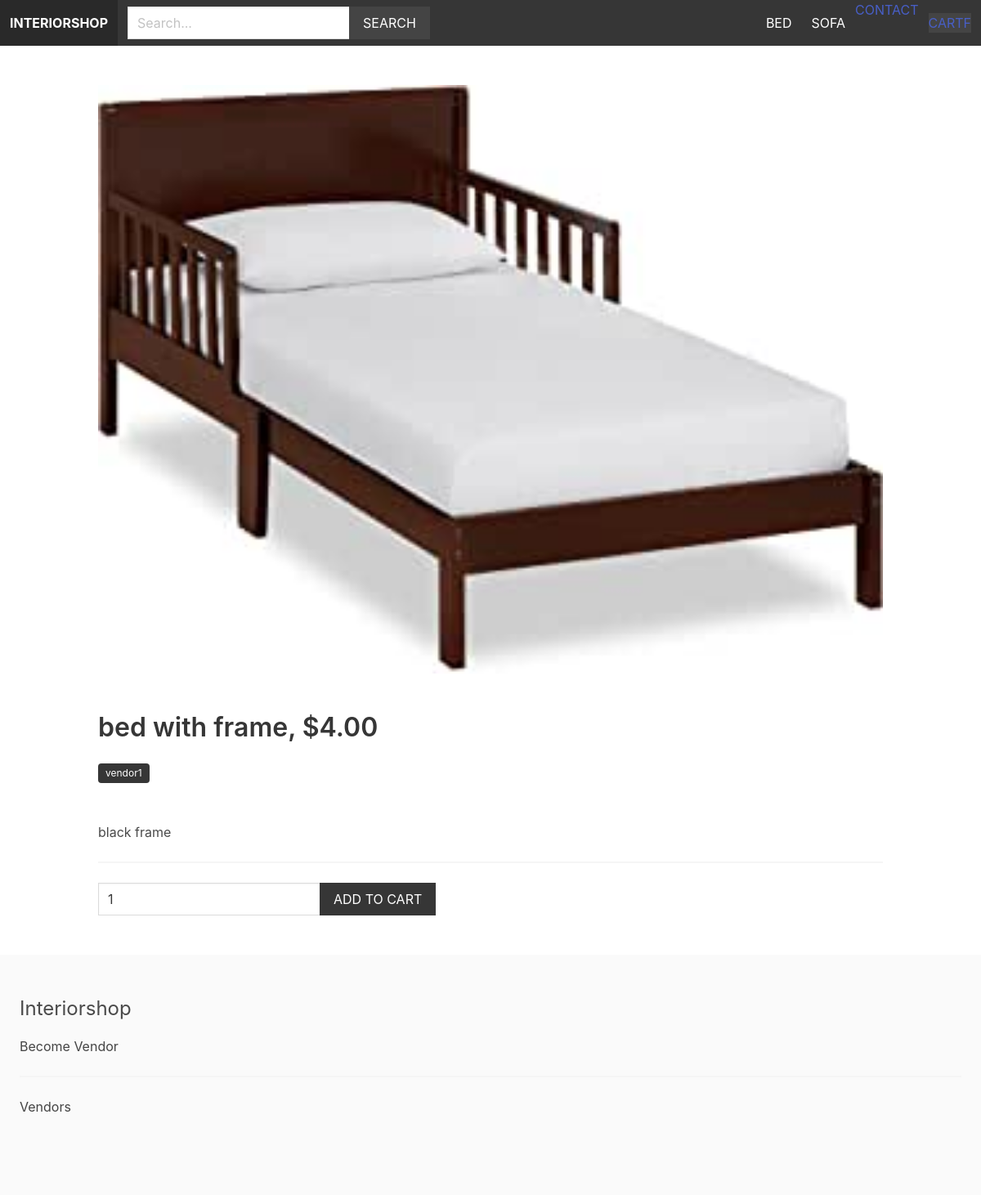
The page /bed/bed-with-frame/ on the database its author committed.
### product/models.py (models this page shows, shortened)
class Category(models.Model):
    title = models.CharField(max_length=255)
    slug = models.SlugField(max_length=255)
    ordering = models.IntegerField(default=0)
    class Meta:
        ordering = ['ordering']

class Product(models.Model):
    category = models.ForeignKey(Category,related_name = 'products',on_delete=models.CASCADE)
    vendor = models.ForeignKey(Vendor,related_name = 'products',on_delete=models.CASCADE)
    title = models.CharField(max_length=255)
    slug = models.SlugField(max_length=255)
    description = models.TextField(null=True, blank = True)
    price = models.DecimalField(max_digits=6,decimal_places = 2)
    date_added = models.DateTimeField(auto_now_add=True)
    image = models.ImageField(upload_to='uploads/',blank = True,null = True)
    thumbnail = models.ImageField(upload_to='uploads/',blank = True,null = True)
    class Meta:
        ordering = ['-date_added']

### vendor/models.py (models this page shows, shortened)
class Vendor(models.Model):
    name = models.CharField(max_length=255)
    created_at = models.DateField(auto_now_add = True)
    created_by = models.OneToOneField(User,related_name = 'vendor',on_delete = models.CASCADE)
    class Meta:
        ordering = ['name']

### product/views.py (the view)
# urls.py: path('',include('product.urls')),
def product(request,category_slug,product_slug):
    cart = Cart(request)
    product = get_object_or_404(Product,category__slug=category_slug,slug=product_slug)
    if request.method =='POST':
        form = AddToCartForm(request.POST)
        if form.is_valid():
            quantity = form.cleaned_data['quantity']
            cart.add(product_id = product.id,quantity=quantity, update_quantity = False)
            messages.success(request,'The product was added to the cart.')
            return redirect('product',category_slug= category_slug,product_slug=product_slug)
    else:
        form = AddToCartForm()
    similar_products = list(product.category.products.exclude(id=product.id))
    if len(similar_products) >= 4:
        similar_products = random.sample(similar_products,4)
    context={'product':product,'similar-products':similar_products,
             'form':form}
    return render(request,'product/product.html',context)

### product/forms.py
class AddToCartForm(forms.Form):
    quantity = forms.IntegerField()

### cart/cart.py (called while the page is built)
    def __len__(self):
        return sum(item['quantity'] for item in self.cart.values())

### cart/context_processors.py (called while the page is built)
def cart(request):
    return {'cart':Cart(request)}

### product/context_processors.py (called while the page is built)
def menu_categories(request):
    categories = Category.objects.all()
    return {'menu_categories':categories}

### product/templates/product/product.html (shortened to what this page needs)
{% extends 'core/base.html'%}
{% block content %}
    {% if product.image %}
        <figure class="image is-4by3 mb-6">
            <img src="{{product.image.url}}">
        </figure>
    {% endif %}
    <h1 class="title">{{product.title}}, ${{product.price}}</h1>
    <p class="mb-6"><span class="tag is-dark">{{product.vendor.name}}</span></p>
    <p>{{product.description}}</p>
    <hr>
    <form method = "POST" action=".">
        <div class="field has-addons">
            <div class="control">
                <input type="number" name="quantity" value="1" class="input" min="1">
            </div>
            <div class="control">
                <button class="button is-dark is-uppercase">Add to cart</button>
            </div>
        </div>
    </form>
{% endblock content %}

### core/templates/core/base.html (shortened to what this page needs)
{% load static %}
<!doctype html>
<html lang="en">
  <head>
    <link rel="stylesheet" href="https://cdn.jsdelivr.net/npm/bulma@0.9.1/css/bulma.min.css">
    <link rel="stylesheet" href="{% static 'styles/main.css'%}">
  </head>
  <body>
    <nav class="navbar is-dark">
        <div class="navbar-brand">
            <a href="#" class="navbar-item"><strong>Interiorshop</strong></a>
        </div>
        <div class="navbar-menu" id="main-navbar">
          <div class="navbar-start">
            <div class="navbar-item">
              <form method="GET" action="{% url 'search' %}">
                <div class="field has-addons">
                    <div class="control">
                      <input type="text" class="input" placeholder="Search..." name="query">
                    </div>
                    <div class="control">
                      <button class="button is-dark is-uppercase">Search</button>
                    </div>
                </div>
              </form>
            </div>
          </div>
        </div>
            <div class="navbar-end">
              {% for category in menu_categories %}
                <a href="{% url 'category' category.slug %}" class="navbar-item">{{category.title}}</a>
              {% endfor %}
              <a href="{%url 'contact' %}" class="navbar-itme">Contact</a>
              <div class="navbar-item">
                <a href="{% url 'cart' %}" class="'button is-dark">Cart{% if cart%}({{cart|length}}){% endif %}f</a>
              </div>
            </div>
    </nav>
    <section class="section">
        <div class="container">
            {% block content %}
            {% endblock content %}
        </div>
    </section>
    <footer class="footer">
      <h3 class="is-size-4 mb-4">Interiorshop</h3>
        {% if request.user.is_authenticated %}
            <a href="{% url 'vendor_admin' %}">Vendor Admin</a>
        {% else %}
            <a href="{% url 'become_vendor' %}">Become Vendor</a>
        {% endif %}
        <hr>
        <a href="{% url 'vendors' %}">Vendors</a>
    </footer>
  </body>
</html>

### static/styles/main.css (style rules this page uses)
.navbar { text-transform:uppercase; }
.navbar .is-dark { background:#444; }
.footer a { margin-bottom:15px; display:in-line-block; color:#444; }
.input, .button { border-radius:0; }

### rows shown on the page
Category: title "BED"
Category: title "SOFA"
Product: image (picture), title "bed with frame", price "4.00", vendor.name "vendor1", description "black frame"
